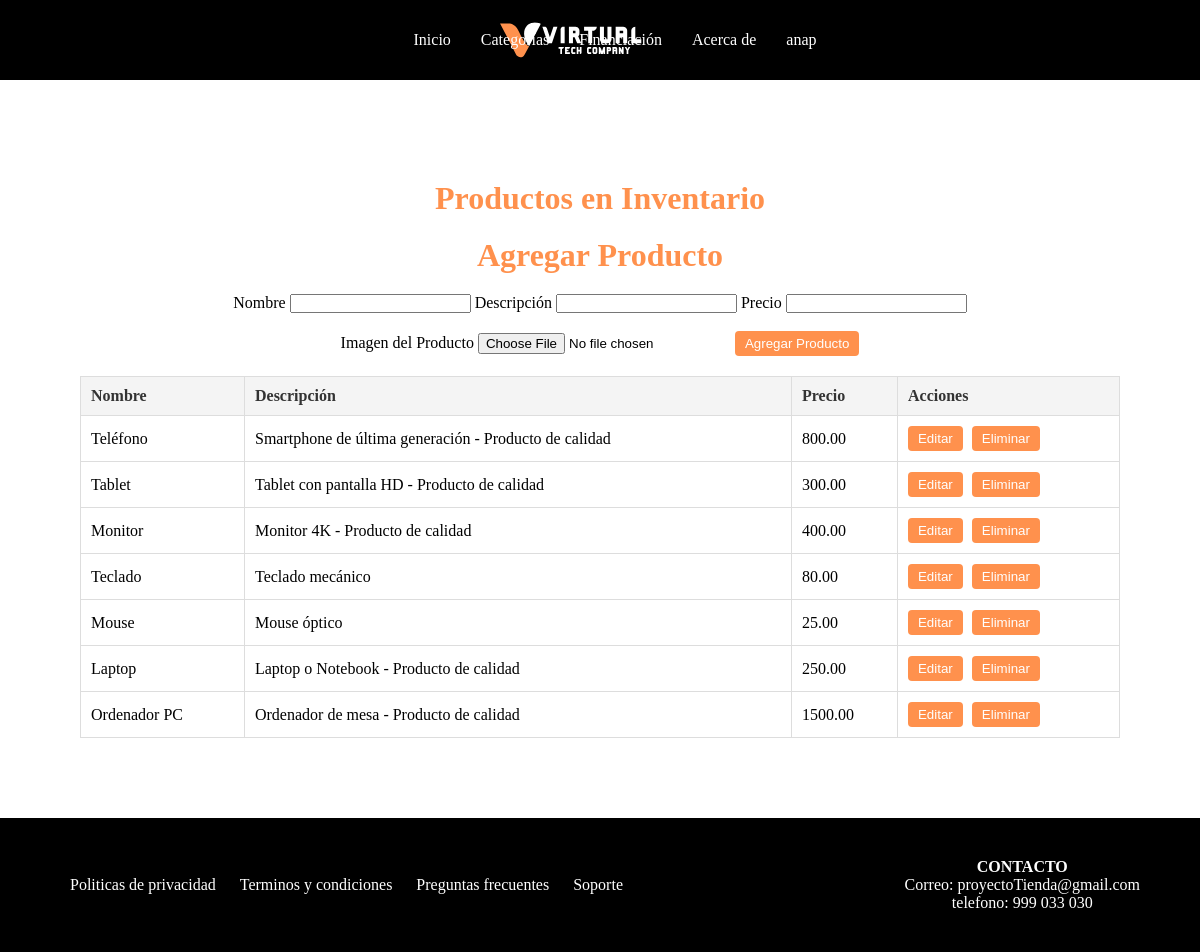
Page /vistas/trastienda.php (signed in) on the committed database.
### tables this page shows
CREATE TABLE `producto` (
  `id` int(11) NOT NULL,
  `nombre` varchar(100) NOT NULL,
  `descripcion` text DEFAULT NULL,
  `precio` decimal(10,2) NOT NULL,
  `cliente_id` int(11) DEFAULT NULL,
  `imagen` varchar(255) DEFAULT NULL
);

### modelos/UsuarioDTO.php (called while the page is built, shortened)
<?php
class UsuarioDTO
{
    private $nickname;
    public function getNickname()
    {
        return $this->nickname;
    }
}
?>

### modelos/ProductoDAO.php (called while the page is built, shortened)
<?php
include_once "../modelos/ProductoDTO.php";
class ProductoDAO
{
    private $conexion;
    public function __construct($conexion)
    {
        $this->conexion = $conexion;
    }
    public function obtenerProductos()
    {
        $productos = [];
        $query = "SELECT id, nombre, descripcion, precio, imagen FROM Producto";
        $stmt = $this->conexion->query($query);
        $nombresProductos = [];
        while ($fila = $stmt->fetch(PDO::FETCH_ASSOC)) {
            $producto = new ProductoDTO();
            $nombresProductos[] = $fila['nombre'];
            $producto->setId($fila["id"]);
            $producto->setNombre($fila['nombre']);
            $producto->setDescripcion($fila['descripcion']);
            $producto->setPrecio($fila['precio']);
            $producto->setImagen($fila['imagen']);
            if ($producto->getPrecio() < 10) {
                $producto->setDescripcion($producto->getDescripcion() . " - Producto de oferta");
            } elseif ($producto->getPrecio() > 200) {
                $producto->setDescripcion($producto->getDescripcion() . " - Producto de calidad");
            }
            $productos[] = $producto;
        }
        return $productos;
    }
}
?>

### modelos/ProductoDTO.php (called while the page is built, shortened)
<?php
class ProductoDTO
{
    private $nombre;
    private $descripcion;
    private $precio;
    public function __construct($id = null, $nombre = null, $descripcion = null, $precio = null, $cliente_id = null, $imagen = null)
    {
        $this->nombre = $nombre;
        $this->descripcion = $descripcion;
        $this->precio = $precio;
    }
    public function getNombre()
    {
        return $this->nombre;
    }
    public function setNombre($nombre): void
    {
        $this->nombre = $nombre;
    }
    public function getPrecio()
    {
        return $this->precio;
    }
    public function setPrecio($precio): void
    {
        $this->precio = $precio;
    }
    public function getDescripcion()
    {
        return $this->descripcion;
    }
    public function setDescripcion($descripcion): void
    {
        $this->descripcion = $descripcion;
    }
}

### vistas/trastienda.php (the view, shortened to what this page needs)
<?php
require_once '../database/conexion.php';
require_once '../modelos/ProductoDAO.php';
require_once '../modelos/ProductoDTO.php';
require_once '../modelos/UsuarioDTO.php';
$usuario = unserialize($_SESSION['usuario']);
$nickname = $usuario->getNickname();
$productoDAO = new ProductoDAO($conexion);
$productos = $productoDAO->obtenerProductos();
?>
<!doctype html>
<html lang="en">
<head>
    <link rel="stylesheet" href="../recursos/css/estilo.css">
</head>
<body>
<header>
    <nav>
        <img src="../recursos/imagenes/logo_2%20(1).svg" class="logo">
        <div class="menu">
            <a href="InicioConUsuario.php">Inicio</a>
            <div class="desplegable">
                <a href="#">Categorías</a>
            </div>
            <a href="#">Financiación</a>
            <div class="desplegable">
                <a href="#">Acerca de</a>
            </div>
            <div class="desplegable">
                <a href="#"><?= htmlspecialchars($nickname) ?></a>
            </div>
        </div>
    </nav>
</header>
<section class="productos-inventario">
    <h1>Productos en Inventario</h1>
    <form action="../controladores/gestion_trastienda.php" method="POST" enctype="multipart/form-data">
        <h1>Agregar Producto</h1>
        <label for="nombre">Nombre</label>
        <input type="text" name="nombre" required>
        <label for="descripcion">Descripción</label>
        <input type="text" name="descripcion" required>
        <label for="precio">Precio</label>
        <input type="number" name="precio" required><br><br>
        <label for="imagen">Imagen del Producto</label>
        <input type="file" name="imagen" accept="image/*" required>
        <button type="submit" name="agregar" class="btn-eliminar">Agregar Producto</button>
    </form>
    <table border="1">
        <tr>
            <th>Nombre</th>
            <th>Descripción</th>
            <th>Precio</th>
            <th>Acciones</th>
        </tr>
        <?php foreach ($productos as $producto): ?>
            <tr>
                <td><?php echo htmlspecialchars($producto->getNombre()); ?></td>
                <td><?php echo htmlspecialchars($producto->getDescripcion()); ?></td>
                <td><?php echo htmlspecialchars($producto->getPrecio()); ?></td>
                <td>
                    <form action="../controladores/gestion_trastienda.php" method="post" style="display:inline;">
                        <button type="submit" class="btn-editar">Editar</button>
                    </form>
                    <form action="../controladores/gestion_trastienda.php" method="post" style="display:inline;">
                        <button type="submit" class="btn-eliminar">Eliminar</button>
                    </form>
                </td>
            </tr>
        <?php endforeach; ?>
    </table>
</section>
<footer>
    <div class="footer-contenedor">
        <div class="footer-links">
            <a href="">Politicas de privacidad</a>
            <a href="">Terminos y condiciones</a>
            <a href="">Preguntas frecuentes</a>
            <a href="">Soporte</a>
        </div>
        <div class="footer-redes">
            <h4>CONTACTO</h4>
            <p>Correo: proyectoTienda@gmail.com</p>
            <p>telefono: 999 033 030</p>
        </div>
    </div>
</footer>
</body>
</html>

### recursos/css/estilo.css (style rules this page uses)
* { padding:0; margin:0; box-sizing:border-box; text-decoration: none; }
body { margin: 0; padding: 0; }
header { position: fixed; top: 0; left: 0; right: 0; background-color: #000000; z-index:100; }
header nav { width: 90%; margin: auto; display: flex; justify-content: center; align-items: center; height: 80px; }
header nav .logo { width: 150px; position: absolute; left: 500px; }
header nav .menu { display: flex; align-items: center; position: relative; }
nav .menu>a, .menu .desplegable>a { color: #ffffff; margin-left: 30px; position: relative; }
nav .menu a::after { content: ''; position: absolute; bottom: -5px; left: 0; width: 0%; height: 2px; background-color: #ff914d; transition: 0.4s; }
.menu .desplegable { position: relative; }
footer { background-color:black ; color: white; padding: 40px 0; text-align: center; position: relative; z-index: 2; }
.footer-contenedor { width: 90%; margin: auto; display: flex; justify-content: space-between; align-items: center; flex-wrap: wrap; }
.footer-links a { color: white; margin: 5px 10px; transition: color 0.3s; }

### vistas/trastienda.php (style rules this page uses)
header { position: fixed; top: 0; left: 0; right: 0; background-color: #000000; z-index: 100; height: 80px; }
.productos-inventario { padding: 80px; text-align: center; max-width: 1200px; margin-left: auto; margin-right: auto; display: block; }
.productos-inventario h1 { font-size: 2em; margin-bottom: 20px; color: #ff914d; }
.productos-inventario table { width: 100%; border-collapse: collapse; margin-top: 20px; }
.productos-inventario th, .productos-inventario td { padding: 10px; text-align: left; border: 1px solid #ddd; }
.productos-inventario th { background-color: #f4f4f4; color: #333; }
.btn-editar, .btn-eliminar { color: #fff; padding: 5px 10px; text-decoration: none; border-radius: 4px; }
.btn-editar { background-color: #ff914d; color: white; margin-right: 5px; outline: none; border: none; }
.btn-eliminar { background-color: #ff914d; color: white; outline: none; border: none; }
body { padding-top: 100px; }

### rows in the picture
producto: nombre "Teléfono", Descripcion "Smartphone de última generación - Producto de calidad", precio "800.00"
producto: nombre "Tablet", Descripcion "Tablet con pantalla HD - Producto de calidad", precio "300.00"
producto: nombre "Monitor", Descripcion "Monitor 4K - Producto de calidad", precio "400.00"
producto: nombre "Teclado", descripcion "Teclado mecánico", precio "80.00"
producto: nombre "Mouse", descripcion "Mouse óptico", precio "25.00"
producto: nombre "Laptop", Descripcion "Laptop o Notebook - Producto de calidad", precio "250.00"
producto: nombre "Ordenador PC", Descripcion "Ordenador de mesa - Producto de calidad", precio "1500.00"

### other values in the picture
$nickname "anap"
